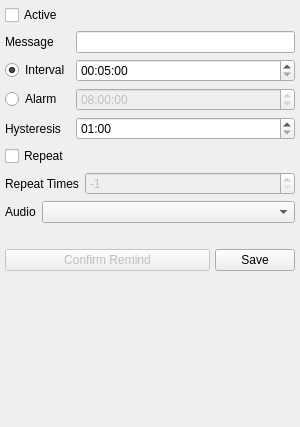
<?xml version="1.0" encoding="UTF-8"?>
<ui version="4.0">
 <class>Config</class>
 <widget class="QWidget" name="Config">
  <property name="geometry">
   <rect>
    <x>0</x>
    <y>0</y>
    <width>300</width>
    <height>427</height>
   </rect>
  </property>
  <property name="windowTitle">
   <string>Form</string>
  </property>
  <layout class="QVBoxLayout" name="verticalLayout_2">
   <property name="leftMargin">
    <number>5</number>
   </property>
   <property name="topMargin">
    <number>5</number>
   </property>
   <property name="rightMargin">
    <number>5</number>
   </property>
   <property name="bottomMargin">
    <number>5</number>
   </property>
   <item>
    <widget class="QCheckBox" name="check_active">
     <property name="text">
      <string>Active</string>
     </property>
    </widget>
   </item>
   <item>
    <widget class="QWidget" name="widget" native="true">
     <layout class="QVBoxLayout" name="verticalLayout">
      <property name="leftMargin">
       <number>0</number>
      </property>
      <property name="topMargin">
       <number>0</number>
      </property>
      <property name="rightMargin">
       <number>0</number>
      </property>
      <property name="bottomMargin">
       <number>0</number>
      </property>
      <item>
       <layout class="QGridLayout" name="gridLayout">
        <item row="3" column="0">
         <widget class="QLabel" name="label_5">
          <property name="text">
           <string>Hysteresis</string>
          </property>
         </widget>
        </item>
        <item row="1" column="0">
         <widget class="QRadioButton" name="radioButton_interval">
          <property name="text">
           <string>Interval</string>
          </property>
          <property name="checked">
           <bool>true</bool>
          </property>
         </widget>
        </item>
        <item row="3" column="1">
         <widget class="QTimeEdit" name="time_hysteresis">
          <property name="maximumTime">
           <time>
            <hour>0</hour>
            <minute>10</minute>
            <second>0</second>
           </time>
          </property>
          <property name="minimumTime">
           <time>
            <hour>0</hour>
            <minute>0</minute>
            <second>5</second>
           </time>
          </property>
          <property name="currentSection">
           <enum>QDateTimeEdit::MinuteSection</enum>
          </property>
          <property name="displayFormat">
           <string>mm:ss</string>
          </property>
          <property name="time">
           <time>
            <hour>0</hour>
            <minute>1</minute>
            <second>0</second>
           </time>
          </property>
         </widget>
        </item>
        <item row="0" column="0">
         <widget class="QLabel" name="label">
          <property name="text">
           <string>Message</string>
          </property>
         </widget>
        </item>
        <item row="1" column="1">
         <widget class="QTimeEdit" name="time_interval">
          <property name="minimumTime">
           <time>
            <hour>0</hour>
            <minute>0</minute>
            <second>1</second>
           </time>
          </property>
          <property name="currentSection">
           <enum>QDateTimeEdit::HourSection</enum>
          </property>
          <property name="displayFormat">
           <string>HH:mm:ss</string>
          </property>
          <property name="time">
           <time>
            <hour>0</hour>
            <minute>5</minute>
            <second>0</second>
           </time>
          </property>
         </widget>
        </item>
        <item row="0" column="1">
         <widget class="QLineEdit" name="line_message"/>
        </item>
        <item row="2" column="0">
         <widget class="QRadioButton" name="radioButton_clock">
          <property name="text">
           <string>Alarm</string>
          </property>
         </widget>
        </item>
        <item row="2" column="1">
         <widget class="QTimeEdit" name="time_alarm">
          <property name="enabled">
           <bool>false</bool>
          </property>
          <property name="displayFormat">
           <string>HH:mm:ss</string>
          </property>
          <property name="time">
           <time>
            <hour>8</hour>
            <minute>0</minute>
            <second>0</second>
           </time>
          </property>
         </widget>
        </item>
       </layout>
      </item>
      <item>
       <widget class="QCheckBox" name="check_repeat">
        <property name="text">
         <string>Repeat</string>
        </property>
       </widget>
      </item>
      <item>
       <layout class="QHBoxLayout" name="horizontalLayout_3">
        <item>
         <widget class="QLabel" name="label_3">
          <property name="sizePolicy">
           <sizepolicy hsizetype="Fixed" vsizetype="Preferred">
            <horstretch>0</horstretch>
            <verstretch>0</verstretch>
           </sizepolicy>
          </property>
          <property name="text">
           <string>Repeat Times</string>
          </property>
         </widget>
        </item>
        <item>
         <widget class="QSpinBox" name="spin_repeat">
          <property name="enabled">
           <bool>false</bool>
          </property>
          <property name="toolTip">
           <string>Repeat times, -1 = forever</string>
          </property>
          <property name="minimum">
           <number>-1</number>
          </property>
          <property name="value">
           <number>-1</number>
          </property>
         </widget>
        </item>
       </layout>
      </item>
      <item>
       <layout class="QHBoxLayout" name="horizontalLayout">
        <item>
         <widget class="QLabel" name="label_4">
          <property name="sizePolicy">
           <sizepolicy hsizetype="Fixed" vsizetype="Preferred">
            <horstretch>0</horstretch>
            <verstretch>0</verstretch>
           </sizepolicy>
          </property>
          <property name="text">
           <string>Audio</string>
          </property>
         </widget>
        </item>
        <item>
         <widget class="QComboBox" name="box_audio"/>
        </item>
       </layout>
      </item>
     </layout>
    </widget>
   </item>
   <item>
    <widget class="QLabel" name="label_remain">
     <property name="text">
      <string/>
     </property>
     <property name="alignment">
      <set>Qt::AlignCenter</set>
     </property>
    </widget>
   </item>
   <item>
    <layout class="QHBoxLayout" name="horizontalLayout_4" stretch="4,1">
     <property name="spacing">
      <number>5</number>
     </property>
     <item>
      <widget class="QPushButton" name="button_confirm">
       <property name="enabled">
        <bool>false</bool>
       </property>
       <property name="text">
        <string>Confirm Remind</string>
       </property>
      </widget>
     </item>
     <item>
      <widget class="QPushButton" name="button_save">
       <property name="text">
        <string>Save</string>
       </property>
      </widget>
     </item>
    </layout>
   </item>
   <item>
    <spacer name="verticalSpacer">
     <property name="orientation">
      <enum>Qt::Vertical</enum>
     </property>
     <property name="sizeHint" stdset="0">
      <size>
       <width>20</width>
       <height>40</height>
      </size>
     </property>
    </spacer>
   </item>
  </layout>
 </widget>
 <resources/>
 <connections>
  <connection>
   <sender>check_repeat</sender>
   <signal>toggled(bool)</signal>
   <receiver>spin_repeat</receiver>
   <slot>setEnabled(bool)</slot>
   <hints>
    <hint type="sourcelabel">
     <x>38</x>
     <y>194</y>
    </hint>
    <hint type="destinationlabel">
     <x>334</x>
     <y>231</y>
    </hint>
   </hints>
  </connection>
  <connection>
   <sender>check_active</sender>
   <signal>toggled(bool)</signal>
   <receiver>widget</receiver>
   <slot>setDisabled(bool)</slot>
   <hints>
    <hint type="sourcelabel">
     <x>295</x>
     <y>12</y>
    </hint>
    <hint type="destinationlabel">
     <x>52</x>
     <y>40</y>
    </hint>
   </hints>
  </connection>
  <connection>
   <sender>check_active</sender>
   <signal>toggled(bool)</signal>
   <receiver>button_save</receiver>
   <slot>setDisabled(bool)</slot>
   <hints>
    <hint type="sourcelabel">
     <x>128</x>
     <y>20</y>
    </hint>
    <hint type="destinationlabel">
     <x>239</x>
     <y>33</y>
    </hint>
   </hints>
  </connection>
  <connection>
   <sender>radioButton_interval</sender>
   <signal>toggled(bool)</signal>
   <receiver>time_interval</receiver>
   <slot>setEnabled(bool)</slot>
   <hints>
    <hint type="sourcelabel">
     <x>78</x>
     <y>84</y>
    </hint>
    <hint type="destinationlabel">
     <x>138</x>
     <y>84</y>
    </hint>
   </hints>
  </connection>
  <connection>
   <sender>radioButton_clock</sender>
   <signal>toggled(bool)</signal>
   <receiver>time_alarm</receiver>
   <slot>setEnabled(bool)</slot>
   <hints>
    <hint type="sourcelabel">
     <x>72</x>
     <y>113</y>
    </hint>
    <hint type="destinationlabel">
     <x>143</x>
     <y>119</y>
    </hint>
   </hints>
  </connection>
 </connections>
</ui>
